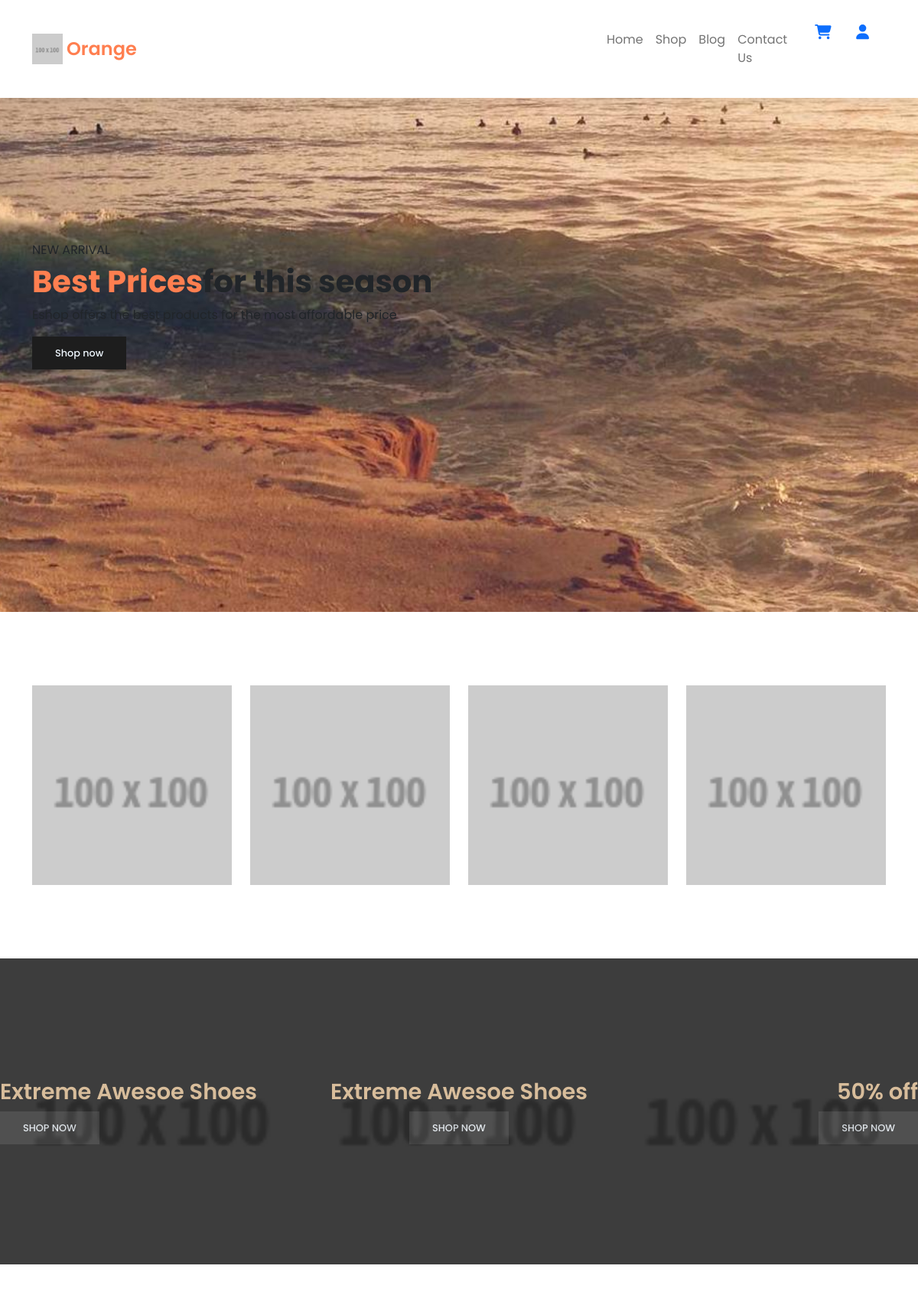
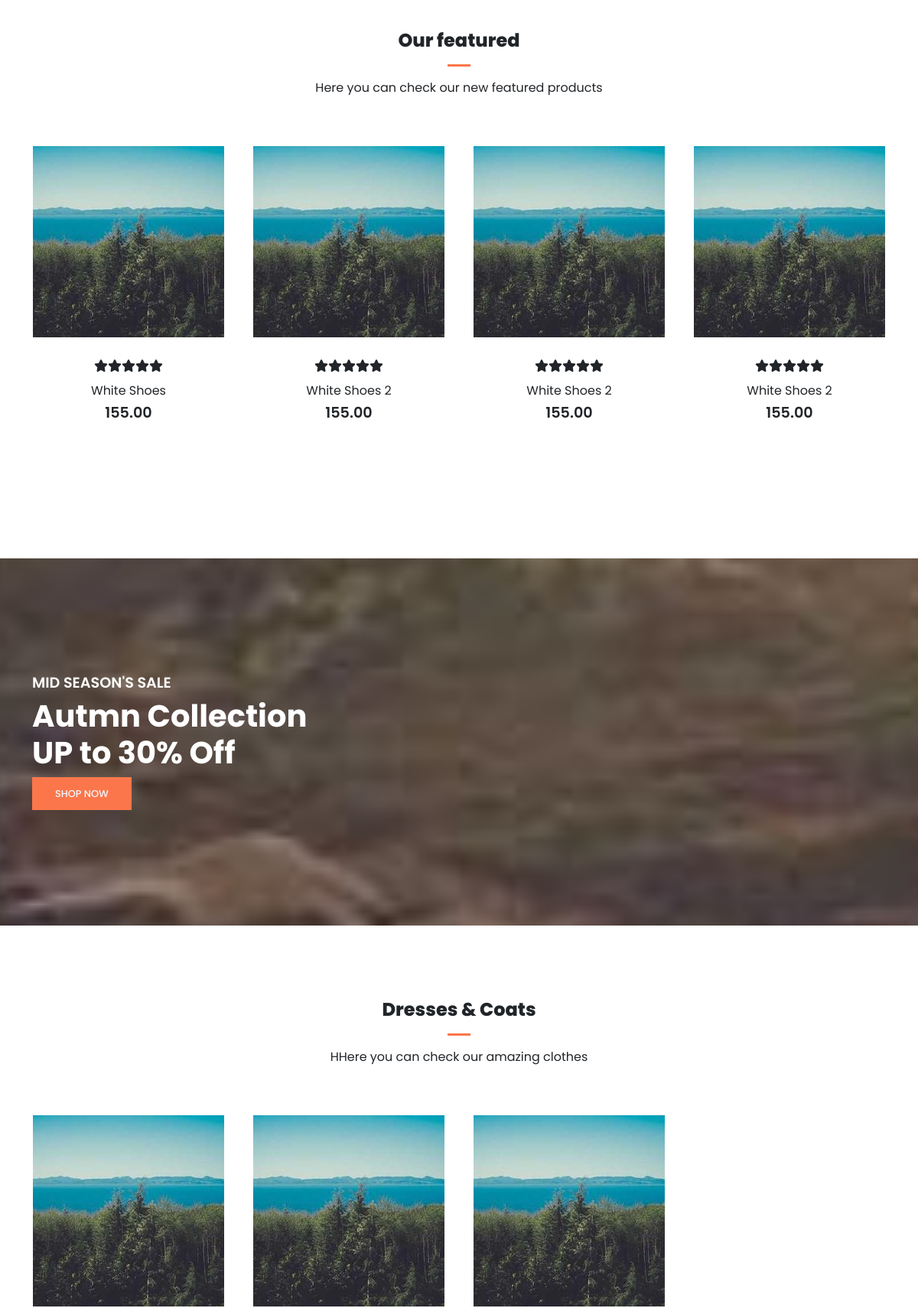
The page / (upper part) on the database its author committed (2 pictures, top to bottom).
### tables this page shows
CREATE TABLE `products` (
  `product_id` int(11) NOT NULL AUTO_INCREMENT,
  `product_name` varchar(100) NOT NULL,
  `product_category` varchar(100) NOT NULL,
  `product_description` varchar(255) NOT NULL,
  `product_image` varchar(255) NOT NULL,
  `product_image2` varchar(255) NOT NULL,
  `product_image3` varchar(255) NOT NULL,
  `product_image4` varchar(255) NOT NULL,
  `product_price` decimal(6,2) NOT NULL,
  `product_special_offer` int(2) NOT NULL,
  `product_color` varchar(100) NOT NULL,
  PRIMARY KEY (`product_id`)
);

### server/get_featured_products.php (called while the page is built)
<?php
include('server/connection.php');
$stmt = $conn->prepare("SELECT * FROM products LIMIT 4");
$stmt->execute();
$featured_products = $stmt->get_result();
 ?>

### server/get_coats.php (called while the page is built)
<?php
include('server/connection.php');
$stmt = $conn->prepare("SELECT * FROM products WHERE product_category= 'coats' LIMIT 4");
$stmt->execute();
$coats_products = $stmt->get_result();
 ?>

### index.php (the view, shortened to what this page needs)
<!DOCTYPE html>
<html lang="en">
<head>
  <link rel="stylesheet" href="https://cdnjs.cloudflare.com/ajax/libs/font-awesome/6.7.2/css/all.min.css">
  <link rel="stylesheet" href="./assets/css/bootstrap.min.css">
  <link rel="stylesheet" href="./assets/css/style.css">
</head>
<body>
  <nav class="navbar navbar-expand-lg navbar-light bg-white fixed-top py-3">
    <div class="container">
      <img class="logo" src="assets/imgs/logo.png" alt="">
      <h2 class="brand">Orange</h2>
      <div class="collapse navbar-collapse nav-buttons" id="navbarSupportedContent">
        <ul class="navbar-nav ms-auto mb-2 mb-lg-0">
          <li class="nav-item">
            <a class="nav-link" href="index.html">Home</a>
          </li>
          <li class="nav-item">
            <a class="nav-link" href="shop.html">Shop</a>
          </li>
          <li class="nav-item">
            <a class="nav-link" href="#">Blog</a>
          </li>
          <li class="nav-item col-lg-3">
            <a class="nav-link" href="contact.html">Contact Us</a>
          </li>
          <li class="nav-item">
            <a href="cart.html"><i class="fas fa-shopping-cart"></i></a>
           <a href="account.html"><i class="fas fa-user"></i></a>
          </li>
        </ul>
      </div>
    </div>
  </nav>
  <section id="home">
    <div class="container">
      <h5>NEW ARRIVAL</h5>
      <h1><span>Best Prices</span>for this season</h1>
      <p>Eshop offers the best products for the most affordable price</p>
      <button>Shop now</button>
    </div>
  </section>
  <section id="brand" class="container mt-5 pt-5">
    <div class="row">
      <img src="assets/imgs/logo.png" alt="" class="img-fluid col-lg-3 col-md-6 col-sm-12">
      <img src="assets/imgs/logo.png" alt="" class="img-fluid col-lg-3 col-md-6 col-sm-12">
      <img src="assets/imgs/logo.png" alt="" class="img-fluid col-lg-3 col-md-6 col-sm-12">
      <img src="assets/imgs/logo.png" alt="" class="img-fluid col-lg-3 col-md-6 col-sm-12">
    </div>
  </section>
  <section id="new" class="w-100 pt-5 mt-5">
    <div class="row p-0 m-0">
      <div class="one col-lg-4 col-md-12 col-sm-12 p-0">
        <div class="details">
          <h2>Extreme Awesoe Shoes</h2>
          <button class="text-uppercase">Shop Now</button>
        </div>
      </div>
      <div class="one col-lg-4 col-md-12 col-sm-12 p-0">
        <div class="details">
          <h2>Extreme Awesoe Shoes</h2>
          <button class="text-uppercase">Shop Now</button>
        </div>
      </div>
      <div class="one col-lg-4 col-md-12 col-sm-12 p-0">
        <div class="details">
          <h2>50% off</h2>
          <button class="text-uppercase">Shop Now</button>
        </div>
      </div>
    </div>
  </section>
  <section id="featured" class="my-5 pb-5">
    <div class="container text-center mt-5 py-5">
      <h3>Our featured</h3>
      <hr class="mx-auto">
      <p>Here you can check our new featured products</p>
    </div>
    <div class="row mx-auto container-fluid">
<?php include('server/get_featured_products.php'); ?>
<?php  while($row = $featured_products->fetch_assoc()){?>
      <div class="product text-center col-lg-3 col-md-4 col-sm-12">
        <img src="assets/imgs/<?php echo $row['product_image']; ?>" alt="" class="img-fluid mb-3">
        <div class="star">
          <i class="fas fa-star"></i><i class="fas fa-star"></i><i class="fas fa-star"></i><i class="fas fa-star"></i><i
            class="fas fa-star"></i>
        </div>
        <h5 class="p-name"><?php echo $row['product_name']; ?></h5>
        <h4 class="p-price"><?php echo $row['product_price']; ?></h4>
      <a href="<?php echo "single_product.php?product_id=". $row['product_id'];?>"><button class="buy-btn">Buy Now sam</button></a>
      </div>
<?php } ?>
    </div>
  </section>
  <section id="banner" class="my-5 py-5">
    <div class="container">
      <h4>MID SEASON'S SALE</h4>
      <h1>Autmn Collection<br>UP to 30% Off</h1>
      <button class="text-uppercase">Shop Now</button>
    </div>
  </section>
  <section id="featured" class="my-5">
    <div class="container text-center mt-5 py-5">
      <h3>Dresses & Coats</h3>
      <hr class="mx-auto">
      <p>HHere you can check our amazing clothes</p>
    </div>
    <div class="row mx-auto container-fluid">
      <?php include ('server/get_coats.php'); ?>
      <?php while($row =$coats_products->fetch_assoc()){ ?>
            <div class="product text-center col-lg-3 col-md-4 col-sm-12">
        <img src="assets/imgs/<?php echo $row['product_image']; ?>" alt="" class="img-fluid mb-3">
      </div>
      <?php } ?>
    </div>
  </section>
</body>
</html>

### assets/css/style.css (style rules this page uses)
* { margin: 0; padding: 0; box-sizing: border-box; }
body { font-family: "Poppins", sans-serif; }
h1 { font-size: 2.5rem; font-weight: 700; }
h2 { font-size: 1.8rem; font-weight: 600; }
h3 { font-size: 1.5rem; font-weight: 800; }
h4 { font-size: 1.2rem; font-weight: 600; }
h5 { font-size: 1rem; font-weight: 400; }
.navbar svg { font-size: 1.2rem; padding: 0 0.7rem; transition: 0.4s ease; font-weight: 600; cursor: pointer; margin-left: 5px; }
hr { width: 30px; height: 3px !important; opacity: 1 !important; background-color: #fb774b; }
.logo { width: 40px; height: 40px; }

### rows shown on the page
products: product_image (picture), product_name "White Shoes", product_price "155.00"
products: product_image (picture), product_name "White Shoes 2", product_price "155.00"
products: product_image (picture), product_name "White Shoes 2", product_price "155.00"
products: product_image (picture), product_name "White Shoes 2", product_price "155.00"
products: product_image (picture)
products: product_image (picture)
products: product_image (picture)
